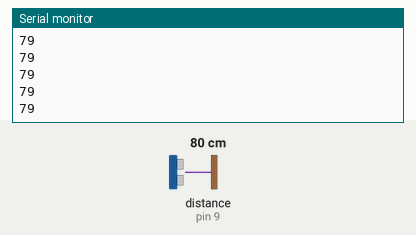
This sketch was run on a simulated Arduino Uno, built with avr-gcc and run on an emulated ATmega328P. Shown: the last lines printed to the serial monitor. Wiring (inferred from the names in the program): ultrasonic range finder: trigger pin 10; echo pin 9. The inputs (shaded band) are chosen by the test bench; at power-on: distance to the obstacle (sensor on pin 9) 80 cm. The echo pulse lasts 58.3 µs per cm.

Above: at 1.2 s.
1.3 s: distance to the obstacle (sensor on pin 9) set to 2 cm
At 1.6 s:
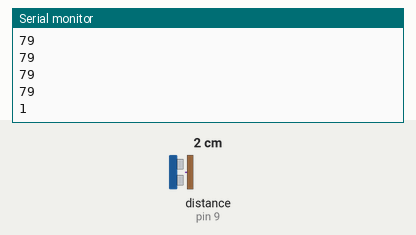
2.8 s: distance to the obstacle (sensor on pin 9) set to 4 cm
At 2.81 s:
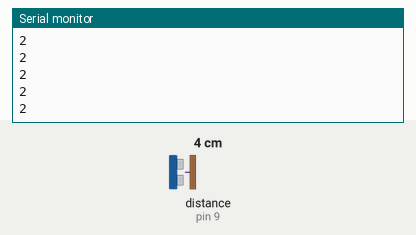
Timing chart, 0 to 5.8 s (numbered marks = the images above; inputs shaded):
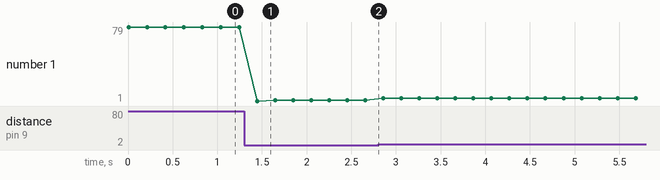

Measured:
- after the input at 1.3 s, the serial monitor: prints a new line after 0.15 s (image 1)
- plotted number 1: 79 → 2 after the input at 1.3 s, 2 → 4 after the input at 2.8 s

The sketch:

Sensor_distancia.ino
```cpp
int TRIG = 10;
int ECO = 9;


void setup() {
  pinMode(TRIG, OUTPUT);
  pinMode(ECO, INPUT);

  // Inicialitzem el monitor sèrie
  Serial.begin(9600);
}

void loop() {

  // Generem un pols de 1 ms a la sortida Trigger
  digitalWrite(TRIG, HIGH);
  delay(1);
  digitalWrite(TRIG, LOW);

  // Mesurem el pols de retorn a l'entrada Eco
  int durada = pulseIn(ECO, HIGH);

  // Calculem la distància en centímetres
  int distancia = durada / 58.2;

  // Mostrem la distància per pantalla
  Serial.println(distancia);
  delay(200);
}
```
